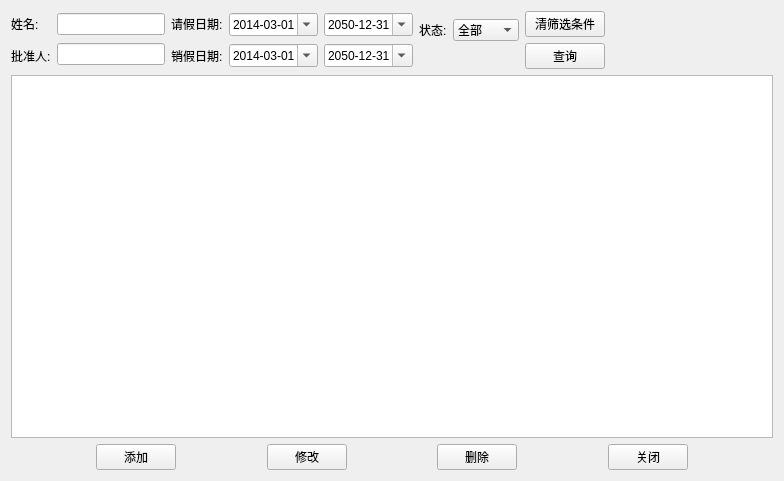
<?xml version="1.0" encoding="UTF-8"?>
<ui version="4.0">
 <class>ElderVacation</class>
 <widget class="QWidget" name="ElderVacation">
  <property name="geometry">
   <rect>
    <x>0</x>
    <y>0</y>
    <width>784</width>
    <height>481</height>
   </rect>
  </property>
  <property name="windowTitle">
   <string>Form</string>
  </property>
  <layout class="QGridLayout" name="gridLayout">
   <item row="0" column="0">
    <layout class="QVBoxLayout" name="verticalLayout_8">
     <item>
      <layout class="QHBoxLayout" name="horizontalLayout_2">
       <item>
        <layout class="QVBoxLayout" name="verticalLayout">
         <item>
          <widget class="QLabel" name="label">
           <property name="text">
            <string>姓名:</string>
           </property>
          </widget>
         </item>
         <item>
          <widget class="QLabel" name="label_2">
           <property name="text">
            <string>批准人:</string>
           </property>
          </widget>
         </item>
        </layout>
       </item>
       <item>
        <layout class="QVBoxLayout" name="verticalLayout_2">
         <item>
          <widget class="QLineEdit" name="lineEdit_name">
           <property name="sizePolicy">
            <sizepolicy hsizetype="Preferred" vsizetype="Fixed">
             <horstretch>0</horstretch>
             <verstretch>0</verstretch>
            </sizepolicy>
           </property>
          </widget>
         </item>
         <item>
          <widget class="QLineEdit" name="lineEdit_auditor">
           <property name="sizePolicy">
            <sizepolicy hsizetype="Preferred" vsizetype="Fixed">
             <horstretch>0</horstretch>
             <verstretch>0</verstretch>
            </sizepolicy>
           </property>
          </widget>
         </item>
        </layout>
       </item>
       <item>
        <layout class="QVBoxLayout" name="verticalLayout_3">
         <item>
          <widget class="QLabel" name="label_3">
           <property name="text">
            <string>请假日期:</string>
           </property>
          </widget>
         </item>
         <item>
          <widget class="QLabel" name="label_4">
           <property name="text">
            <string>销假日期:</string>
           </property>
          </widget>
         </item>
        </layout>
       </item>
       <item>
        <layout class="QVBoxLayout" name="verticalLayout_4">
         <item>
          <widget class="QDateEdit" name="dateEdit_leaveStart">
           <property name="date">
            <date>
             <year>2014</year>
             <month>3</month>
             <day>1</day>
            </date>
           </property>
           <property name="maximumDate">
            <date>
             <year>2050</year>
             <month>12</month>
             <day>31</day>
            </date>
           </property>
           <property name="minimumDate">
            <date>
             <year>2014</year>
             <month>3</month>
             <day>1</day>
            </date>
           </property>
           <property name="displayFormat">
            <string>yyyy-MM-dd</string>
           </property>
           <property name="calendarPopup">
            <bool>true</bool>
           </property>
          </widget>
         </item>
         <item>
          <widget class="QDateEdit" name="dateEdit_backStart">
           <property name="date">
            <date>
             <year>2014</year>
             <month>3</month>
             <day>1</day>
            </date>
           </property>
           <property name="maximumDate">
            <date>
             <year>2050</year>
             <month>12</month>
             <day>31</day>
            </date>
           </property>
           <property name="minimumDate">
            <date>
             <year>2014</year>
             <month>3</month>
             <day>1</day>
            </date>
           </property>
           <property name="displayFormat">
            <string>yyyy-MM-dd</string>
           </property>
           <property name="calendarPopup">
            <bool>true</bool>
           </property>
          </widget>
         </item>
        </layout>
       </item>
       <item>
        <layout class="QVBoxLayout" name="verticalLayout_5">
         <item>
          <widget class="QDateEdit" name="dateEdit_leaveEnd">
           <property name="date">
            <date>
             <year>2050</year>
             <month>12</month>
             <day>31</day>
            </date>
           </property>
           <property name="maximumDate">
            <date>
             <year>2050</year>
             <month>12</month>
             <day>31</day>
            </date>
           </property>
           <property name="minimumDate">
            <date>
             <year>2014</year>
             <month>3</month>
             <day>1</day>
            </date>
           </property>
           <property name="displayFormat">
            <string>yyyy-MM-dd</string>
           </property>
           <property name="calendarPopup">
            <bool>true</bool>
           </property>
          </widget>
         </item>
         <item>
          <widget class="QDateEdit" name="dateEdit_backEnd">
           <property name="date">
            <date>
             <year>2050</year>
             <month>12</month>
             <day>31</day>
            </date>
           </property>
           <property name="maximumDate">
            <date>
             <year>2050</year>
             <month>12</month>
             <day>31</day>
            </date>
           </property>
           <property name="minimumDate">
            <date>
             <year>2014</year>
             <month>3</month>
             <day>1</day>
            </date>
           </property>
           <property name="displayFormat">
            <string>yyyy-MM-dd</string>
           </property>
           <property name="calendarPopup">
            <bool>true</bool>
           </property>
          </widget>
         </item>
        </layout>
       </item>
       <item>
        <layout class="QVBoxLayout" name="verticalLayout_7">
         <item>
          <layout class="QHBoxLayout" name="horizontalLayout">
           <item>
            <widget class="QLabel" name="label_5">
             <property name="text">
              <string>状态:</string>
             </property>
            </widget>
           </item>
           <item>
            <widget class="QComboBox" name="comboBox">
             <item>
              <property name="text">
               <string>全部</string>
              </property>
             </item>
             <item>
              <property name="text">
               <string>已请假</string>
              </property>
             </item>
             <item>
              <property name="text">
               <string>已销假</string>
              </property>
             </item>
            </widget>
           </item>
          </layout>
         </item>
         <item>
          <spacer name="horizontalSpacer_2">
           <property name="orientation">
            <enum>Qt::Horizontal</enum>
           </property>
           <property name="sizeType">
            <enum>QSizePolicy::Preferred</enum>
           </property>
           <property name="sizeHint" stdset="0">
            <size>
             <width>40</width>
             <height>20</height>
            </size>
           </property>
          </spacer>
         </item>
        </layout>
       </item>
       <item>
        <layout class="QVBoxLayout" name="verticalLayout_6">
         <item>
          <widget class="QPushButton" name="btn_clear">
           <property name="text">
            <string>清筛选条件</string>
           </property>
          </widget>
         </item>
         <item>
          <widget class="QPushButton" name="btn_search">
           <property name="text">
            <string>查询</string>
           </property>
          </widget>
         </item>
        </layout>
       </item>
       <item>
        <spacer name="horizontalSpacer">
         <property name="orientation">
          <enum>Qt::Horizontal</enum>
         </property>
         <property name="sizeHint" stdset="0">
          <size>
           <width>40</width>
           <height>20</height>
          </size>
         </property>
        </spacer>
       </item>
      </layout>
     </item>
     <item>
      <widget class="QTableView" name="tableView"/>
     </item>
     <item>
      <layout class="QHBoxLayout" name="horizontalLayout_3">
       <item>
        <spacer name="horizontalSpacer_3">
         <property name="orientation">
          <enum>Qt::Horizontal</enum>
         </property>
         <property name="sizeHint" stdset="0">
          <size>
           <width>40</width>
           <height>20</height>
          </size>
         </property>
        </spacer>
       </item>
       <item>
        <widget class="QPushButton" name="btn_add">
         <property name="text">
          <string>添加</string>
         </property>
        </widget>
       </item>
       <item>
        <spacer name="horizontalSpacer_4">
         <property name="orientation">
          <enum>Qt::Horizontal</enum>
         </property>
         <property name="sizeHint" stdset="0">
          <size>
           <width>40</width>
           <height>20</height>
          </size>
         </property>
        </spacer>
       </item>
       <item>
        <widget class="QPushButton" name="btn_change">
         <property name="text">
          <string>修改</string>
         </property>
        </widget>
       </item>
       <item>
        <spacer name="horizontalSpacer_5">
         <property name="orientation">
          <enum>Qt::Horizontal</enum>
         </property>
         <property name="sizeHint" stdset="0">
          <size>
           <width>40</width>
           <height>20</height>
          </size>
         </property>
        </spacer>
       </item>
       <item>
        <widget class="QPushButton" name="btn_delete">
         <property name="text">
          <string>删除</string>
         </property>
        </widget>
       </item>
       <item>
        <spacer name="horizontalSpacer_6">
         <property name="orientation">
          <enum>Qt::Horizontal</enum>
         </property>
         <property name="sizeHint" stdset="0">
          <size>
           <width>40</width>
           <height>20</height>
          </size>
         </property>
        </spacer>
       </item>
       <item>
        <widget class="QPushButton" name="btn_close">
         <property name="text">
          <string>关闭</string>
         </property>
        </widget>
       </item>
       <item>
        <spacer name="horizontalSpacer_7">
         <property name="orientation">
          <enum>Qt::Horizontal</enum>
         </property>
         <property name="sizeHint" stdset="0">
          <size>
           <width>40</width>
           <height>20</height>
          </size>
         </property>
        </spacer>
       </item>
      </layout>
     </item>
    </layout>
   </item>
  </layout>
 </widget>
 <resources/>
 <connections/>
</ui>
